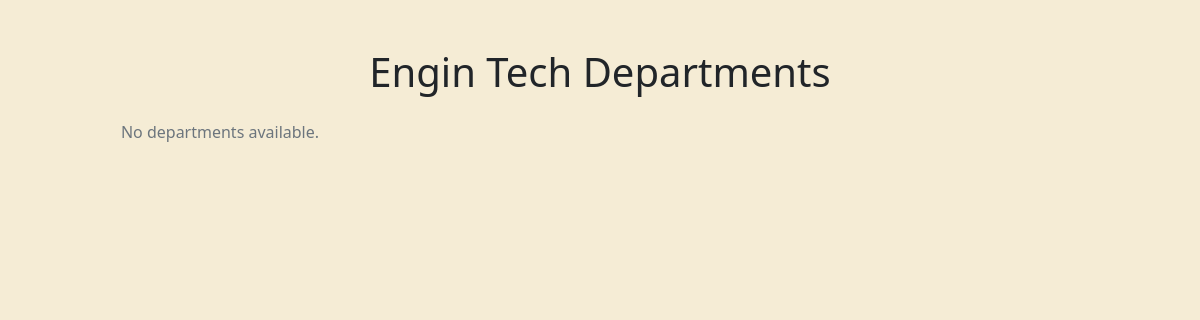
Before: / with the older database file.
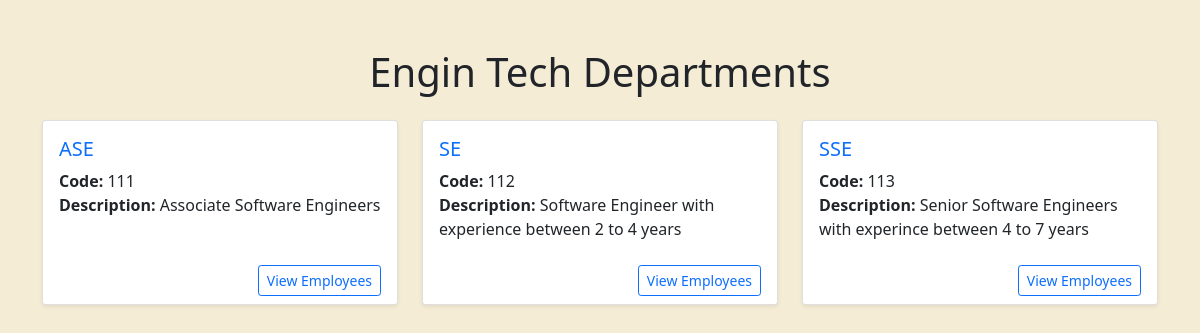
After: the same page with the newer database file.
### CrudOperation/models.py (models this page shows, shortened)
class Department(models.Model):
    name= models.CharField(max_length=30)
    description = models.TextField(blank=True)
    code=models.IntegerField(primary_key=True)

### CrudOperation/views.py (the view)
# urls.py: path('',main_page.as_view(),name='home'),
class main_page(View):
    def get(self,request):
        data=Department.objects.all()
        return render(request,'main_page.html',{'dept':data})

### CrudOperation/templates/main_page.html (shortened to what this page needs)
{% extends 'base.html' %}
{% block main_content %}
<section class="container py-5">
    <h1 class="text-center mb-4">Engin Tech Departments</h1>
    <div class="row row-cols-1 row-cols-md-3 g-4">
        {% for d in dept %}
        <div class="col">
            <div class="card h-100 shadow-sm">
                <div class="card-body">
                    <h5 class="card-title text-primary">{{ d.name }}</h5>
                    <p class="card-text">
                        <strong>Code:</strong> {{ d.code }}<br>
                        <strong>Description:</strong> {{ d.description|default:"No description available." }}
                    </p>
                </div>
                 <div class="card-footer text-end bg-white border-top-0">
                    <a href="{% url 'department_detail' d.code %}" class="btn btn-outline-primary btn-sm">View Employees</a>
                </div>
            </div>
        </div>
        {% empty %}
        <p class="text-muted text-center">No departments available.</p>
        {% endfor %}
    </div>
</section>
{% endblock main_content %}

### CrudOperation/templates/base.html (shortened to what this page needs)
{% load static %}
<!doctype html>
<html lang="en">
  <head>
    <link href="https://cdn.jsdelivr.net/npm/bootstrap@5.0.2/dist/css/bootstrap.min.css" rel="stylesheet">
    <link rel="stylesheet" href="{% static 'css/base.css' %}">
  </head>
  <body>
    {% block main_content %}hello world{% endblock main_content %}
  </body>
</html>

### CrudOperation/static/css/base.css (style rules this page uses)
body { background-color:#F5ECD5; }

Changed rows visible on the page:
added Department: name "ASE", code "111", description "Associate Software Engineers"
added Department: name "SE", code "112", description "Software Engineer with experience between 2 to 4 years"
added Department: name "SSE", code "113", description "Senior Software Engineers with experince between 4 to 7 years"
Other visible differences:
text no longer shown: "No departments available."
